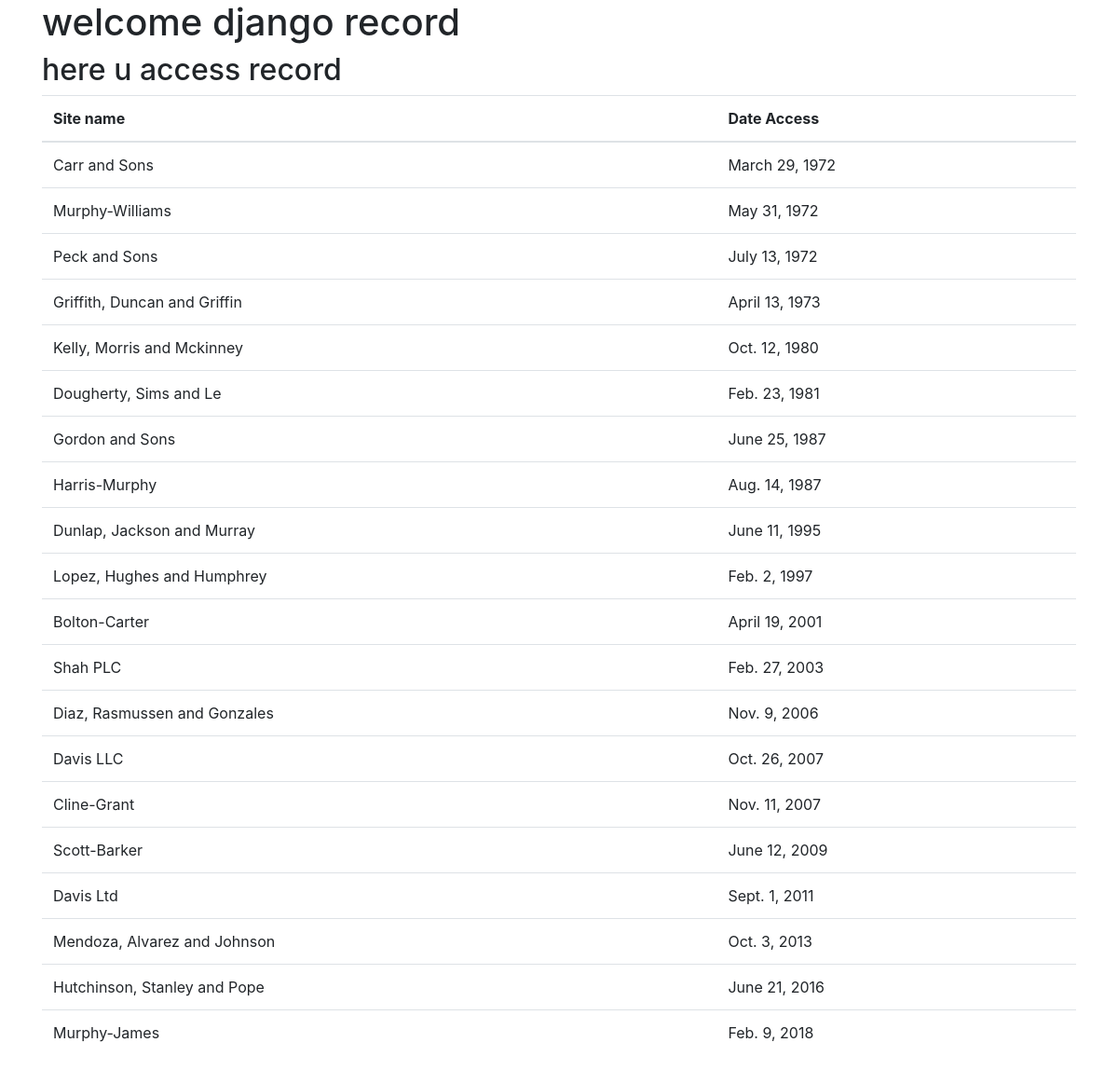
The page / on the database its author committed.
### firstapp/models.py (models this page shows, shortened)
class AccessRecord(models.Model):
    name = models.ForeignKey(Webpage)
    date = models.DateField()

class Webpage(models.Model):
    topic = models.ForeignKey(Topic)
    name = models.CharField(max_length=222, unique=True)
    url = models.URLField(unique=True)
    def __str__(self):
        return self.name

### firstapp/views.py (the view)
# urls.py: url(r'^$',views.index,name= 'index'),
def index(request):
    webpages_list = AccessRecord.objects.order_by('date')
    date_dict = {'access_records': webpages_list}
    return render(request,'firstapp/index.html',context=date_dict)

### templates/firstapp/index.html (shortened to what this page needs)
<!DOCTYPE html>
{% load staticfiles %}
<html lang="en" dir="ltr">
  <head>
    <link rel="stylesheet" href="{% static "css/bootstrap.min.css" %}">
  </head>
  <body>
    <div class="container">
    <h1>welcome django record</h1>
    <h2>here u access record</h2>
    <div class="djangotwo">
      {% if access_records %}
        <table class="table">
          <thead>
            <th>Site name</th>
            <th>Date Access</th>
          </thead>
        {% for acc in access_records %}
        <tr>
          <td>{{ acc.name}}</td>
          <td>{{ acc.date }}</td>
        </tr>
        {% endfor %}
        </table>
        {% else %}
        <p>No found</p>
        {% endif %}
    </div>
    </div>
  </body>
</html>

### rows shown on the page
AccessRecord: name "Carr and Sons", date "March 29, 1972"
AccessRecord: name "Murphy-Williams", date "May 31, 1972"
AccessRecord: name "Peck and Sons", date "July 13, 1972"
AccessRecord: name "Griffith, Duncan and Griffin", date "April 13, 1973"
AccessRecord: name "Kelly, Morris and Mckinney", date "Oct. 12, 1980"
AccessRecord: name "Dougherty, Sims and Le", date "Feb. 23, 1981"
AccessRecord: name "Gordon and Sons", date "June 25, 1987"
AccessRecord: name "Harris-Murphy", date "Aug. 14, 1987"
AccessRecord: name "Dunlap, Jackson and Murray", date "June 11, 1995"
AccessRecord: name "Lopez, Hughes and Humphrey", date "Feb. 2, 1997"
AccessRecord: name "Bolton-Carter", date "April 19, 2001"
AccessRecord: name "Shah PLC", date "Feb. 27, 2003"
AccessRecord: name "Diaz, Rasmussen and Gonzales", date "Nov. 9, 2006"
AccessRecord: name "Davis LLC", date "Oct. 26, 2007"
AccessRecord: name "Cline-Grant", date "Nov. 11, 2007"
AccessRecord: name "Scott-Barker", date "June 12, 2009"
AccessRecord: name "Davis Ltd", date "Sept. 1, 2011"
AccessRecord: name "Mendoza, Alvarez and Johnson", date "Oct. 3, 2013"
AccessRecord: name "Hutchinson, Stanley and Pope", date "June 21, 2016"
AccessRecord: name "Murphy-James", date "Feb. 9, 2018"
